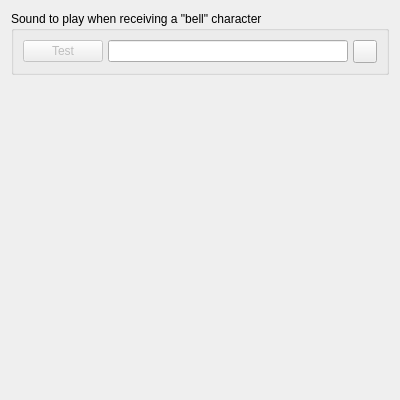
<?xml version="1.0" encoding="UTF-8"?>
<ui version="4.0">
 <class>SettingsSound</class>
 <widget class="QWidget" name="SettingsSound">
  <property name="geometry">
   <rect>
    <x>0</x>
    <y>0</y>
    <width>400</width>
    <height>400</height>
   </rect>
  </property>
  <property name="windowTitle">
   <string>Sound</string>
  </property>
  <layout class="QVBoxLayout" name="verticalLayout">
   <item>
    <widget class="QGroupBox" name="_group">
     <property name="sizePolicy">
      <sizepolicy hsizetype="Expanding" vsizetype="Preferred">
       <horstretch>0</horstretch>
       <verstretch>0</verstretch>
      </sizepolicy>
     </property>
     <property name="title">
      <string>Sound to play when receiving a &quot;bell&quot; character</string>
     </property>
     <layout class="QHBoxLayout" name="horizontalLayout_2">
      <property name="spacing">
       <number>5</number>
      </property>
      <item>
       <widget class="QPushButton" name="BellSound_test">
        <property name="enabled">
         <bool>false</bool>
        </property>
        <property name="text">
         <string>Test</string>
        </property>
        <property name="icon">
         <iconset theme="audio-volume-high-symbolic"/>
        </property>
       </widget>
      </item>
      <item>
       <widget class="QLineEdit" name="BellSound">
        <property name="clearButtonEnabled">
         <bool>true</bool>
        </property>
       </widget>
      </item>
      <item>
       <widget class="QToolButton" name="BellSound_browse">
        <property name="icon">
         <iconset theme="document-open"/>
        </property>
       </widget>
      </item>
     </layout>
    </widget>
   </item>
   <item>
    <spacer name="verticalSpacer">
     <property name="orientation">
      <enum>Qt::Orientation::Vertical</enum>
     </property>
     <property name="sizeHint" stdset="0">
      <size>
       <width>20</width>
       <height>40</height>
      </size>
     </property>
    </spacer>
   </item>
  </layout>
 </widget>
 <resources/>
 <connections/>
</ui>
